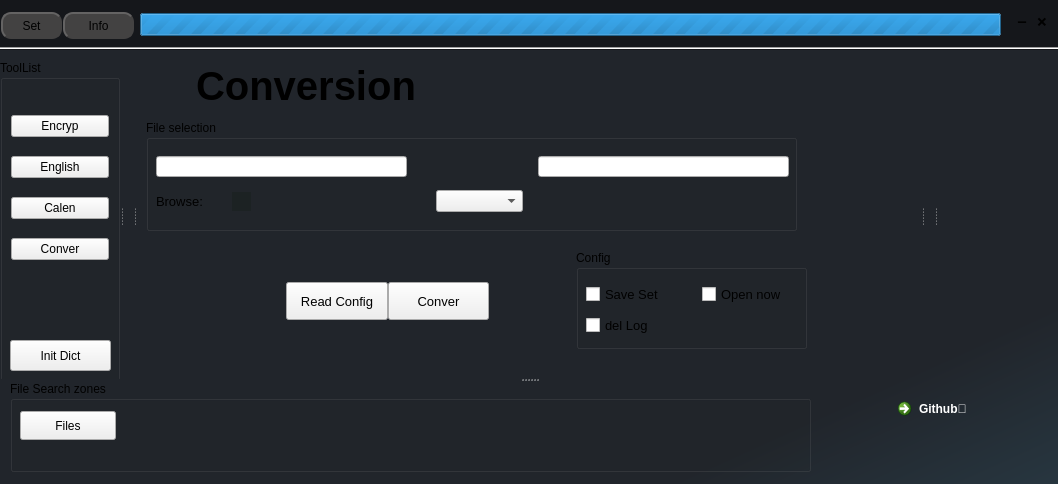
<?xml version="1.0" encoding="UTF-8"?>
<ui version="4.0">
 <class>Mainwindow</class>
 <widget class="QWidget" name="Mainwindow">
  <property name="geometry">
   <rect>
    <x>0</x>
    <y>0</y>
    <width>1058</width>
    <height>484</height>
   </rect>
  </property>
  <property name="windowTitle">
   <string>Versatile and intelligent toolbox</string>
  </property>
  <property name="windowIcon">
   <iconset resource="../RCC/res.qrc">
    <normaloff>:/windows/Text.png</normaloff>:/windows/Text.png</iconset>
  </property>
  <property name="styleSheet">
   <string notr="true"/>
  </property>
  <widget class="QLabel" name="label">
   <property name="geometry">
    <rect>
     <x>0</x>
     <y>50</y>
     <width>1058</width>
     <height>484</height>
    </rect>
   </property>
   <property name="styleSheet">
    <string notr="true">background-color: qlineargradient(spread:pad, x1:0, y1:0, x2:1, y2:1, stop:0 rgba(33, 37, 43, 255), stop:0.761194 rgba(33, 37, 43, 255), stop:1 rgba(41, 59, 70, 255));
border:none;</string>
   </property>
   <property name="text">
    <string/>
   </property>
  </widget>
  <widget class="Line" name="line">
   <property name="geometry">
    <rect>
     <x>0</x>
     <y>45</y>
     <width>1200</width>
     <height>6</height>
    </rect>
   </property>
   <property name="orientation">
    <enum>Qt::Horizontal</enum>
   </property>
  </widget>
  <widget class="QWidget" name="widget_6" native="true">
   <property name="geometry">
    <rect>
     <x>70</x>
     <y>500</y>
     <width>120</width>
     <height>80</height>
    </rect>
   </property>
  </widget>
  <widget class="QPushButton" name="set">
   <property name="geometry">
    <rect>
     <x>1</x>
     <y>12</y>
     <width>61</width>
     <height>27</height>
    </rect>
   </property>
   <property name="styleSheet">
    <string notr="true">background-color: #434242;
border-radius: 10px; 
border: 2px #434242 gray;
border-style: outset;</string>
   </property>
   <property name="text">
    <string>Set</string>
   </property>
   <property name="icon">
    <iconset resource="../RCC/res.qrc">
     <normaloff>:/windows/settings.png</normaloff>:/windows/settings.png</iconset>
   </property>
  </widget>
  <widget class="QPushButton" name="information">
   <property name="geometry">
    <rect>
     <x>63</x>
     <y>12</y>
     <width>71</width>
     <height>27</height>
    </rect>
   </property>
   <property name="styleSheet">
    <string notr="true">background-color: #434242;
border-radius: 10px; 
border: 2px #434242 gray;
border-style: outset;</string>
   </property>
   <property name="text">
    <string>Info</string>
   </property>
   <property name="icon">
    <iconset resource="../RCC/res.qrc">
     <normaloff>:/English_tools/English_tools/more_horiz.png</normaloff>:/English_tools/English_tools/more_horiz.png</iconset>
   </property>
  </widget>
  <widget class="QLabel" name="label_12">
   <property name="geometry">
    <rect>
     <x>0</x>
     <y>0</y>
     <width>1061</width>
     <height>51</height>
    </rect>
   </property>
   <property name="styleSheet">
    <string notr="true">background-color: rgb(21, 23, 27);
</string>
   </property>
   <property name="text">
    <string/>
   </property>
  </widget>
  <widget class="QProgressBar" name="progressBar">
   <property name="geometry">
    <rect>
     <x>140</x>
     <y>13</y>
     <width>861</width>
     <height>23</height>
    </rect>
   </property>
   <property name="minimum">
    <number>0</number>
   </property>
   <property name="maximum">
    <number>0</number>
   </property>
   <property name="value">
    <number>-1</number>
   </property>
   <property name="textDirection">
    <enum>QProgressBar::TopToBottom</enum>
   </property>
   <property name="format">
    <string/>
   </property>
  </widget>
  <widget class="QPushButton" name="exit">
   <property name="geometry">
    <rect>
     <x>1030</x>
     <y>10</y>
     <width>24</width>
     <height>24</height>
    </rect>
   </property>
   <property name="minimumSize">
    <size>
     <width>24</width>
     <height>24</height>
    </size>
   </property>
   <property name="maximumSize">
    <size>
     <width>24</width>
     <height>24</height>
    </size>
   </property>
   <property name="styleSheet">
    <string notr="true">background-color:transparent ;
border:none;</string>
   </property>
   <property name="text">
    <string>❌</string>
   </property>
   <property name="shortcut">
    <string>Esc</string>
   </property>
  </widget>
  <widget class="QPushButton" name="exit_2">
   <property name="geometry">
    <rect>
     <x>1010</x>
     <y>10</y>
     <width>24</width>
     <height>24</height>
    </rect>
   </property>
   <property name="minimumSize">
    <size>
     <width>24</width>
     <height>24</height>
    </size>
   </property>
   <property name="maximumSize">
    <size>
     <width>24</width>
     <height>24</height>
    </size>
   </property>
   <property name="styleSheet">
    <string notr="true">background-color:transparent ;
border:none;</string>
   </property>
   <property name="text">
    <string>➖</string>
   </property>
   <property name="shortcut">
    <string>Esc</string>
   </property>
  </widget>
  <widget class="QSplitter" name="splitter_2">
   <property name="geometry">
    <rect>
     <x>0</x>
     <y>50</y>
     <width>1058</width>
     <height>431</height>
    </rect>
   </property>
   <property name="maximumSize">
    <size>
     <width>16777215</width>
     <height>16777215</height>
    </size>
   </property>
   <property name="orientation">
    <enum>Qt::Vertical</enum>
   </property>
   <property name="handleWidth">
    <number>2</number>
   </property>
   <widget class="QSplitter" name="splitter">
    <property name="maximumSize">
     <size>
      <width>16777215</width>
      <height>16777215</height>
     </size>
    </property>
    <property name="orientation">
     <enum>Qt::Horizontal</enum>
    </property>
    <property name="opaqueResize">
     <bool>true</bool>
    </property>
    <property name="handleWidth">
     <number>3</number>
    </property>
    <property name="childrenCollapsible">
     <bool>true</bool>
    </property>
    <widget class="QWidget" name="widget" native="true">
     <property name="maximumSize">
      <size>
       <width>120</width>
       <height>16777215</height>
      </size>
     </property>
     <widget class="QGroupBox" name="groupBox_3">
      <property name="geometry">
       <rect>
        <x>0</x>
        <y>10</y>
        <width>120</width>
        <height>321</height>
       </rect>
      </property>
      <property name="title">
       <string>ToolList</string>
      </property>
      <widget class="QWidget" name="widget_7" native="true">
       <property name="geometry">
        <rect>
         <x>10</x>
         <y>20</y>
         <width>111</width>
         <height>201</height>
        </rect>
       </property>
       <property name="styleSheet">
        <string notr="true">font: 11pt &quot;黑体&quot;;</string>
       </property>
       <widget class="QWidget" name="layoutWidget">
        <property name="geometry">
         <rect>
          <x>1</x>
          <y>22</y>
          <width>98</width>
          <height>175</height>
         </rect>
        </property>
        <layout class="QVBoxLayout" name="verticalLayout">
         <item>
          <widget class="QPushButton" name="en_system">
           <property name="text">
            <string>Encryp</string>
           </property>
           <property name="icon">
            <iconset resource="../RCC/res.qrc">
             <normaloff>:/English_tools/en.png</normaloff>:/English_tools/en.png</iconset>
           </property>
          </widget>
         </item>
         <item>
          <widget class="QPushButton" name="leaen_english">
           <property name="text">
            <string>English</string>
           </property>
           <property name="icon">
            <iconset resource="../RCC/res.qrc">
             <normaloff>:/English_tools/English_.png</normaloff>:/English_tools/English_.png</iconset>
           </property>
          </widget>
         </item>
         <item>
          <widget class="QPushButton" name="reili">
           <property name="text">
            <string>Calen</string>
           </property>
           <property name="icon">
            <iconset resource="../RCC/res.qrc">
             <normaloff>:/English_tools/calendar.png</normaloff>:/English_tools/calendar.png</iconset>
           </property>
          </widget>
         </item>
         <item>
          <widget class="QPushButton" name="conver_">
           <property name="text">
            <string>Conver</string>
           </property>
           <property name="icon">
            <iconset resource="../RCC/res.qrc">
             <normaloff>:/windows/converter.png</normaloff>:/windows/converter.png</iconset>
           </property>
          </widget>
         </item>
        </layout>
       </widget>
      </widget>
      <widget class="QPushButton" name="start_word">
       <property name="geometry">
        <rect>
         <x>10</x>
         <y>280</y>
         <width>101</width>
         <height>31</height>
        </rect>
       </property>
       <property name="text">
        <string>Init Dict</string>
       </property>
       <property name="icon">
        <iconset resource="../RCC/res.qrc">
         <normaloff>:/English_tools/init.png</normaloff>:/English_tools/init.png</iconset>
       </property>
      </widget>
     </widget>
    </widget>
    <widget class="QWidget" name="widget_2" native="true">
     <property name="maximumSize">
      <size>
       <width>10</width>
       <height>16777215</height>
      </size>
     </property>
    </widget>
    <widget class="QWidget" name="widget_5" native="true">
     <property name="minimumSize">
      <size>
       <width>640</width>
       <height>0</height>
      </size>
     </property>
     <property name="maximumSize">
      <size>
       <width>16777215</width>
       <height>16777215</height>
      </size>
     </property>
     <widget class="QWidget" name="Toolbox" native="true">
      <property name="geometry">
       <rect>
        <x>-10</x>
        <y>0</y>
        <width>791</width>
        <height>641</height>
       </rect>
      </property>
      <widget class="QStackedWidget" name="functionality">
       <property name="geometry">
        <rect>
         <x>0</x>
         <y>0</y>
         <width>791</width>
         <height>641</height>
        </rect>
       </property>
       <property name="currentIndex">
        <number>3</number>
       </property>
       <widget class="QWidget" name="Calendar_1">
        <widget class="QCalendarWidget" name="Calendar">
         <property name="geometry">
          <rect>
           <x>10</x>
           <y>0</y>
           <width>781</width>
           <height>331</height>
          </rect>
         </property>
         <property name="styleSheet">
          <string notr="true">color:black;
font: 11pt &quot;黑体&quot;;</string>
         </property>
         <property name="gridVisible">
          <bool>true</bool>
         </property>
        </widget>
       </widget>
       <widget class="QWidget" name="page">
        <widget class="QLabel" name="label_10">
         <property name="geometry">
          <rect>
           <x>30</x>
           <y>297</y>
           <width>71</width>
           <height>21</height>
          </rect>
         </property>
         <property name="font">
          <font>
           <family>Microsoft YaHei</family>
           <pointsize>11</pointsize>
          </font>
         </property>
         <property name="styleSheet">
          <string notr="true">color:#fff;</string>
         </property>
         <property name="text">
          <string>Enter</string>
         </property>
        </widget>
        <widget class="QLineEdit" name="Custom_words">
         <property name="geometry">
          <rect>
           <x>110</x>
           <y>292</y>
           <width>581</width>
           <height>31</height>
          </rect>
         </property>
         <property name="font">
          <font>
           <family>Microsoft YaHei UI Light</family>
           <pointsize>12</pointsize>
           <weight>75</weight>
           <italic>false</italic>
           <bold>true</bold>
           <stylestrategy>NoAntialias</stylestrategy>
          </font>
         </property>
         <property name="styleSheet">
          <string notr="true"/>
         </property>
         <property name="text">
          <string/>
         </property>
        </widget>
        <widget class="QTextBrowser" name="textBrowser">
         <property name="geometry">
          <rect>
           <x>10</x>
           <y>90</y>
           <width>771</width>
           <height>191</height>
          </rect>
         </property>
         <property name="font">
          <font>
           <family>阿里巴巴普惠体 R</family>
           <pointsize>14</pointsize>
          </font>
         </property>
         <property name="styleSheet">
          <string notr="true">background-color:transparent;
border:none;</string>
         </property>
        </widget>
        <widget class="QToolButton" name="last">
         <property name="geometry">
          <rect>
           <x>648</x>
           <y>47</y>
           <width>40</width>
           <height>29</height>
          </rect>
         </property>
         <property name="font">
          <font>
           <pointsize>9</pointsize>
          </font>
         </property>
         <property name="styleSheet">
          <string notr="true">background-color:transparent;</string>
         </property>
         <property name="text">
          <string/>
         </property>
         <property name="icon">
          <iconset resource="../RCC/res.qrc">
           <normaloff>:/English_tools/English_tools/left.png</normaloff>:/English_tools/English_tools/left.png</iconset>
         </property>
         <property name="iconSize">
          <size>
           <width>26</width>
           <height>26</height>
          </size>
         </property>
        </widget>
        <widget class="QToolButton" name="sound">
         <property name="geometry">
          <rect>
           <x>731</x>
           <y>17</y>
           <width>51</width>
           <height>51</height>
          </rect>
         </property>
         <property name="styleSheet">
          <string notr="true">background: transparent;   </string>
         </property>
         <property name="text">
          <string/>
         </property>
         <property name="icon">
          <iconset resource="../RCC/res.qrc">
           <normaloff>:/English_tools/music.png</normaloff>:/English_tools/music.png</iconset>
         </property>
         <property name="iconSize">
          <size>
           <width>49</width>
           <height>49</height>
          </size>
         </property>
        </widget>
        <widget class="QToolButton" name="next">
         <property name="geometry">
          <rect>
           <x>691</x>
           <y>7</y>
           <width>40</width>
           <height>29</height>
          </rect>
         </property>
         <property name="font">
          <font>
           <pointsize>9</pointsize>
          </font>
         </property>
         <property name="styleSheet">
          <string notr="true">background-color:transparent;</string>
         </property>
         <property name="text">
          <string/>
         </property>
         <property name="icon">
          <iconset resource="../RCC/res.qrc">
           <normaloff>:/English_tools/English_tools/right.png</normaloff>:/English_tools/English_tools/right.png</iconset>
         </property>
         <property name="iconSize">
          <size>
           <width>26</width>
           <height>26</height>
          </size>
         </property>
        </widget>
        <widget class="QToolButton" name="last_">
         <property name="geometry">
          <rect>
           <x>680</x>
           <y>50</y>
           <width>51</width>
           <height>21</height>
          </rect>
         </property>
         <property name="font">
          <font>
           <family>JetBrains Mono</family>
           <pointsize>11</pointsize>
          </font>
         </property>
         <property name="styleSheet">
          <string notr="true">background-color:transparent;
color:#fff</string>
         </property>
         <property name="text">
          <string>Last</string>
         </property>
        </widget>
        <widget class="QToolButton" name="next_">
         <property name="geometry">
          <rect>
           <x>648</x>
           <y>9</y>
           <width>51</width>
           <height>21</height>
          </rect>
         </property>
         <property name="font">
          <font>
           <family>JetBrains Mono</family>
           <pointsize>11</pointsize>
          </font>
         </property>
         <property name="styleSheet">
          <string notr="true">background-color:transparent;
color:#fff</string>
         </property>
         <property name="text">
          <string>Next</string>
         </property>
        </widget>
        <widget class="QPushButton" name="start_Custom_2">
         <property name="geometry">
          <rect>
           <x>690</x>
           <y>293</y>
           <width>93</width>
           <height>28</height>
          </rect>
         </property>
         <property name="text">
          <string>Get</string>
         </property>
        </widget>
        <widget class="QLabel" name="english_words">
         <property name="geometry">
          <rect>
           <x>10</x>
           <y>0</y>
           <width>641</width>
           <height>81</height>
          </rect>
         </property>
         <property name="styleSheet">
          <string notr="true">font: 22pt &quot;黑体&quot;;</string>
         </property>
         <property name="lineWidth">
          <number>0</number>
         </property>
         <property name="text">
          <string/>
         </property>
         <property name="alignment">
          <set>Qt::AlignLeading|Qt::AlignLeft|Qt::AlignTop</set>
         </property>
         <property name="wordWrap">
          <bool>true</bool>
         </property>
        </widget>
        <widget class="Line" name="line_3">
         <property name="geometry">
          <rect>
           <x>10</x>
           <y>70</y>
           <width>1057</width>
           <height>16</height>
          </rect>
         </property>
         <property name="orientation">
          <enum>Qt::Horizontal</enum>
         </property>
        </widget>
        <widget class="Line" name="line_4">
         <property name="geometry">
          <rect>
           <x>10</x>
           <y>280</y>
           <width>1057</width>
           <height>20</height>
          </rect>
         </property>
         <property name="orientation">
          <enum>Qt::Horizontal</enum>
         </property>
        </widget>
        <widget class="Line" name="line_5">
         <property name="geometry">
          <rect>
           <x>780</x>
           <y>0</y>
           <width>21</width>
           <height>331</height>
          </rect>
         </property>
         <property name="orientation">
          <enum>Qt::Vertical</enum>
         </property>
        </widget>
       </widget>
       <widget class="QWidget" name="page_2">
        <widget class="Line" name="line_6">
         <property name="geometry">
          <rect>
           <x>10</x>
           <y>33</y>
           <width>800</width>
           <height>9</height>
          </rect>
         </property>
         <property name="orientation">
          <enum>Qt::Horizontal</enum>
         </property>
        </widget>
        <widget class="Line" name="line_7">
         <property name="geometry">
          <rect>
           <x>9</x>
           <y>154</y>
           <width>799</width>
           <height>2</height>
          </rect>
         </property>
         <property name="orientation">
          <enum>Qt::Horizontal</enum>
         </property>
        </widget>
        <widget class="QToolButton" name="file_search_dn">
         <property name="geometry">
          <rect>
           <x>730</x>
           <y>90</y>
           <width>31</width>
           <height>31</height>
          </rect>
         </property>
         <property name="styleSheet">
          <string notr="true">background-color:transparent;</string>
         </property>
         <property name="text">
          <string/>
         </property>
         <property name="icon">
          <iconset resource="../RCC/res.qrc">
           <normaloff>:/control/file.png</normaloff>:/control/file.png</iconset>
         </property>
        </widget>
        <widget class="QLabel" name="label_5">
         <property name="geometry">
          <rect>
           <x>340</x>
           <y>-2</y>
           <width>151</width>
           <height>40</height>
          </rect>
         </property>
         <property name="font">
          <font>
           <family>JetBrains Mono</family>
           <pointsize>20</pointsize>
          </font>
         </property>
         <property name="styleSheet">
          <string notr="true">background-color:transparent;</string>
         </property>
         <property name="text">
          <string>Encrypt</string>
         </property>
        </widget>
        <widget class="QGroupBox" name="groupBox_5">
         <property name="geometry">
          <rect>
           <x>20</x>
           <y>168</y>
           <width>761</width>
           <height>151</height>
          </rect>
         </property>
         <property name="autoFillBackground">
          <bool>false</bool>
         </property>
         <property name="styleSheet">
          <string notr="true">border-color: #333841;</string>
         </property>
         <property name="title">
          <string>Text browsing</string>
         </property>
         <widget class="QTextBrowser" name="finish_text_2">
          <property name="geometry">
           <rect>
            <x>10</x>
            <y>20</y>
            <width>741</width>
            <height>121</height>
           </rect>
          </property>
          <property name="styleSheet">
           <string notr="true">background-color:transparent;
border:none;
font: 9pt &quot;黑体&quot;;</string>
          </property>
         </widget>
        </widget>
        <widget class="QPushButton" name="start">
         <property name="geometry">
          <rect>
           <x>40</x>
           <y>120</y>
           <width>121</width>
           <height>31</height>
          </rect>
         </property>
         <property name="styleSheet">
          <string notr="true">color:#fff;
background-color: rgb(29, 140, 225);
border-radius: 10px; 
</string>
         </property>
         <property name="text">
          <string>Start</string>
         </property>
         <property name="shortcut">
          <string>Return</string>
         </property>
        </widget>
        <widget class="QToolButton" name="file_search_en">
         <property name="geometry">
          <rect>
           <x>730</x>
           <y>50</y>
           <width>31</width>
           <height>31</height>
          </rect>
         </property>
         <property name="styleSheet">
          <string notr="true">background-color:transparent;</string>
         </property>
         <property name="text">
          <string/>
         </property>
         <property name="icon">
          <iconset resource="../RCC/res.qrc">
           <normaloff>:/control/file.png</normaloff>:/control/file.png</iconset>
         </property>
        </widget>
        <widget class="QToolButton" name="copy">
         <property name="geometry">
          <rect>
           <x>10</x>
           <y>130</y>
           <width>21</width>
           <height>20</height>
          </rect>
         </property>
         <property name="styleSheet">
          <string notr="true">background-color:#fff;
border-radius:10px;</string>
         </property>
         <property name="text">
          <string/>
         </property>
         <property name="icon">
          <iconset resource="../RCC/res.qrc">
           <normaloff>:/control/copy.png</normaloff>:/control/copy.png</iconset>
         </property>
         <property name="shortcut">
          <string>Ctrl+C</string>
         </property>
        </widget>
        <widget class="QWidget" name="layoutWidget">
         <property name="geometry">
          <rect>
           <x>10</x>
           <y>46</y>
           <width>721</width>
           <height>35</height>
          </rect>
         </property>
         <layout class="QHBoxLayout" name="horizontalLayout_2">
          <item>
           <widget class="QLabel" name="label_2">
            <property name="font">
             <font>
              <family>Microsoft YaHei</family>
              <pointsize>11</pointsize>
             </font>
            </property>
            <property name="styleSheet">
             <string notr="true">color:#fff;</string>
            </property>
            <property name="text">
             <string>Encryp File/Txt/Dir:</string>
            </property>
           </widget>
          </item>
         </layout>
        </widget>
        <widget class="QWidget" name="layoutWidget">
         <property name="geometry">
          <rect>
           <x>10</x>
           <y>85</y>
           <width>721</width>
           <height>35</height>
          </rect>
         </property>
         <layout class="QHBoxLayout" name="horizontalLayout_4">
          <item>
           <widget class="QLabel" name="label_4">
            <property name="font">
             <font>
              <family>Microsoft YaHei</family>
              <pointsize>11</pointsize>
             </font>
            </property>
            <property name="styleSheet">
             <string notr="true">color:#fff;</string>
            </property>
            <property name="text">
             <string>Decrypt /File/Txt/Dir:</string>
            </property>
           </widget>
          </item>
         </layout>
        </widget>
       </widget>
       <widget class="QWidget" name="conversion_2">
        <widget class="QLabel" name="image_converter">
         <property name="geometry">
          <rect>
           <x>10</x>
           <y>10</y>
           <width>51</width>
           <height>51</height>
          </rect>
         </property>
         <property name="text">
          <string/>
         </property>
         <property name="pixmap">
          <pixmap resource="../RCC/res.qrc">:/windows/converter.png</pixmap>
         </property>
        </widget>
        <widget class="QLabel" name="label_7">
         <property name="geometry">
          <rect>
           <x>70</x>
           <y>10</y>
           <width>261</width>
           <height>51</height>
          </rect>
         </property>
         <property name="font">
          <font>
           <pointsize>30</pointsize>
           <weight>75</weight>
           <bold>true</bold>
          </font>
         </property>
         <property name="styleSheet">
          <string notr="true">border-radius:6px;</string>
         </property>
         <property name="text">
          <string>Conversion</string>
         </property>
        </widget>
        <widget class="QGroupBox" name="groupBox_4">
         <property name="geometry">
          <rect>
           <x>20</x>
           <y>70</y>
           <width>651</width>
           <height>111</height>
          </rect>
         </property>
         <property name="title">
          <string>File selection</string>
         </property>
         <widget class="QLabel" name="arrowhead_label">
          <property name="geometry">
           <rect>
            <x>290</x>
            <y>26</y>
            <width>81</width>
            <height>41</height>
           </rect>
          </property>
          <property name="styleSheet">
           <string notr="true"/>
          </property>
          <property name="text">
           <string/>
          </property>
          <property name="pixmap">
           <pixmap resource="../RCC/res.qrc">:/windows/arrowhead.png</pixmap>
          </property>
         </widget>
         <widget class="QLineEdit" name="start_mp">
          <property name="geometry">
           <rect>
            <x>10</x>
            <y>36</y>
            <width>251</width>
            <height>21</height>
           </rect>
          </property>
         </widget>
         <widget class="QLineEdit" name="finish_mp">
          <property name="geometry">
           <rect>
            <x>392</x>
            <y>36</y>
            <width>251</width>
            <height>21</height>
           </rect>
          </property>
         </widget>
         <widget class="QWidget" name="layoutWidget">
          <property name="geometry">
           <rect>
            <x>10</x>
            <y>66</y>
            <width>95</width>
            <height>31</height>
           </rect>
          </property>
          <layout class="QHBoxLayout" name="horizontalLayout">
           <item>
            <widget class="QLabel" name="label_8">
             <property name="font">
              <font>
               <pointsize>10</pointsize>
              </font>
             </property>
             <property name="text">
              <string>Browse:</string>
             </property>
            </widget>
           </item>
           <item>
            <widget class="QToolButton" name="file_dir_search_start">
             <property name="cursor">
              <cursorShape>ArrowCursor</cursorShape>
             </property>
             <property name="styleSheet">
              <string notr="true">border:none;
background-color: rgb(28, 34, 35);</string>
             </property>
             <property name="text">
              <string/>
             </property>
             <property name="icon">
              <iconset resource="../RCC/res.qrc">
               <normaloff>:/control/file.png</normaloff>:/control/file.png</iconset>
             </property>
            </widget>
           </item>
          </layout>
         </widget>
         <widget class="QComboBox" name="finish_mpp">
          <property name="geometry">
           <rect>
            <x>290</x>
            <y>70</y>
            <width>87</width>
            <height>22</height>
           </rect>
          </property>
         </widget>
        </widget>
        <widget class="QGroupBox" name="groupBox_2">
         <property name="geometry">
          <rect>
           <x>450</x>
           <y>200</y>
           <width>231</width>
           <height>99</height>
          </rect>
         </property>
         <property name="title">
          <string>Config</string>
         </property>
         <widget class="QWidget" name="layoutWidget">
          <property name="geometry">
           <rect>
            <x>10</x>
            <y>30</y>
            <width>225</width>
            <height>61</height>
           </rect>
          </property>
          <layout class="QGridLayout" name="gridLayout_3">
           <item row="0" column="0">
            <widget class="QCheckBox" name="save_disposition">
             <property name="font">
              <font>
               <pointsize>10</pointsize>
              </font>
             </property>
             <property name="styleSheet">
              <string notr="true"/>
             </property>
             <property name="text">
              <string>Save Set</string>
             </property>
            </widget>
           </item>
           <item row="0" column="1">
            <widget class="QCheckBox" name="start_same_time">
             <property name="font">
              <font>
               <pointsize>10</pointsize>
              </font>
             </property>
             <property name="text">
              <string>Open now</string>
             </property>
            </widget>
           </item>
           <item row="1" column="0">
            <widget class="QCheckBox" name="del_log">
             <property name="font">
              <font>
               <pointsize>10</pointsize>
              </font>
             </property>
             <property name="contextMenuPolicy">
              <enum>Qt::NoContextMenu</enum>
             </property>
             <property name="text">
              <string>del Log</string>
             </property>
            </widget>
           </item>
          </layout>
         </widget>
        </widget>
        <widget class="QWidget" name="layoutWidget">
         <property name="geometry">
          <rect>
           <x>160</x>
           <y>230</y>
           <width>203</width>
           <height>42</height>
          </rect>
         </property>
         <layout class="QHBoxLayout" name="horizontalLayout_5">
          <property name="spacing">
           <number>0</number>
          </property>
          <item>
           <widget class="QPushButton" name="read_disposition">
            <property name="minimumSize">
             <size>
              <width>0</width>
              <height>38</height>
             </size>
            </property>
            <property name="font">
             <font>
              <pointsize>10</pointsize>
             </font>
            </property>
            <property name="text">
             <string>Read Config</string>
            </property>
           </widget>
          </item>
          <item>
           <widget class="QPushButton" name="start_work">
            <property name="minimumSize">
             <size>
              <width>0</width>
              <height>38</height>
             </size>
            </property>
            <property name="maximumSize">
             <size>
              <width>16777215</width>
              <height>16777215</height>
             </size>
            </property>
            <property name="font">
             <font>
              <pointsize>10</pointsize>
             </font>
            </property>
            <property name="text">
             <string>Conver</string>
            </property>
           </widget>
          </item>
         </layout>
        </widget>
        <zorder>layoutWidget</zorder>
        <zorder>groupBox_2</zorder>
        <zorder>label_7</zorder>
        <zorder>image_converter</zorder>
        <zorder>groupBox_4</zorder>
       </widget>
      </widget>
     </widget>
    </widget>
    <widget class="QWidget" name="widget_3" native="true">
     <property name="maximumSize">
      <size>
       <width>10</width>
       <height>16777215</height>
      </size>
     </property>
    </widget>
    <widget class="QWidget" name="widget_4" native="true">
     <property name="maximumSize">
      <size>
       <width>121</width>
       <height>16777215</height>
      </size>
     </property>
     <widget class="QTextBrowser" name="Inspirational">
      <property name="geometry">
       <rect>
        <x>0</x>
        <y>0</y>
        <width>121</width>
        <height>331</height>
       </rect>
      </property>
      <property name="styleSheet">
       <string notr="true">color: rgb(255, 255, 255);
border:none;
background-color: transparent;</string>
      </property>
     </widget>
    </widget>
   </widget>
   <widget class="QWidget" name="widget_8" native="true">
    <property name="maximumSize">
     <size>
      <width>16777215</width>
      <height>100</height>
     </size>
    </property>
    <widget class="QCommandLinkButton" name="commandLinkButton">
     <property name="geometry">
      <rect>
       <x>890</x>
       <y>10</y>
       <width>171</width>
       <height>71</height>
      </rect>
     </property>
     <property name="styleSheet">
      <string notr="true">color: rgb(255, 255, 255);
font: 15pt &quot;黑体&quot;;
background-color: #181e22;</string>
     </property>
     <property name="text">
      <string>Github🌐</string>
     </property>
     <property name="icon">
      <iconset resource="../RCC/res.qrc">
       <normaloff>:/control/github.png</normaloff>:/control/github.png</iconset>
     </property>
     <property name="iconSize">
      <size>
       <width>60</width>
       <height>60</height>
      </size>
     </property>
    </widget>
    <widget class="QToolButton" name="music_play_">
     <property name="geometry">
      <rect>
       <x>820</x>
       <y>20</y>
       <width>60</width>
       <height>61</height>
      </rect>
     </property>
     <property name="styleSheet">
      <string notr="true">border-radius:30px;</string>
     </property>
     <property name="text">
      <string/>
     </property>
     <property name="icon">
      <iconset resource="../RCC/res.qrc">
       <normaloff>:/English_tools/music_black.png</normaloff>:/English_tools/music_black.png</iconset>
     </property>
     <property name="iconSize">
      <size>
       <width>60</width>
       <height>60</height>
      </size>
     </property>
    </widget>
    <widget class="QGroupBox" name="groupBox">
     <property name="geometry">
      <rect>
       <x>10</x>
       <y>0</y>
       <width>801</width>
       <height>91</height>
      </rect>
     </property>
     <property name="title">
      <string>File Search zones</string>
     </property>
     <widget class="QPushButton" name="File_search">
      <property name="geometry">
       <rect>
        <x>10</x>
        <y>30</y>
        <width>96</width>
        <height>29</height>
       </rect>
      </property>
      <property name="text">
       <string>Files</string>
      </property>
      <property name="icon">
       <iconset resource="../RCC/res.qrc">
        <normaloff>:/control/file.png</normaloff>:/control/file.png</iconset>
      </property>
     </widget>
    </widget>
   </widget>
  </widget>
  <zorder>label_12</zorder>
  <zorder>label</zorder>
  <zorder>line</zorder>
  <zorder>widget_6</zorder>
  <zorder>set</zorder>
  <zorder>information</zorder>
  <zorder>progressBar</zorder>
  <zorder>exit</zorder>
  <zorder>exit_2</zorder>
  <zorder>splitter_2</zorder>
 </widget>
 <tabstops>
  <tabstop>start_Custom_2</tabstop>
  <tabstop>conver_</tabstop>
  <tabstop>next_</tabstop>
  <tabstop>last_</tabstop>
  <tabstop>Inspirational</tabstop>
  <tabstop>en_system</tabstop>
  <tabstop>leaen_english</tabstop>
  <tabstop>information</tabstop>
  <tabstop>reili</tabstop>
  <tabstop>Calendar</tabstop>
  <tabstop>Custom_words</tabstop>
  <tabstop>textBrowser</tabstop>
  <tabstop>last</tabstop>
  <tabstop>sound</tabstop>
  <tabstop>next</tabstop>
  <tabstop>start_mp</tabstop>
  <tabstop>set</tabstop>
  <tabstop>file_dir_search_start</tabstop>
  <tabstop>finish_mp</tabstop>
  <tabstop>start_work</tabstop>
  <tabstop>read_disposition</tabstop>
  <tabstop>save_disposition</tabstop>
  <tabstop>start_same_time</tabstop>
  <tabstop>del_log</tabstop>
 </tabstops>
 <resources>
  <include location="../RCC/res.qrc"/>
 </resources>
 <connections/>
</ui>
